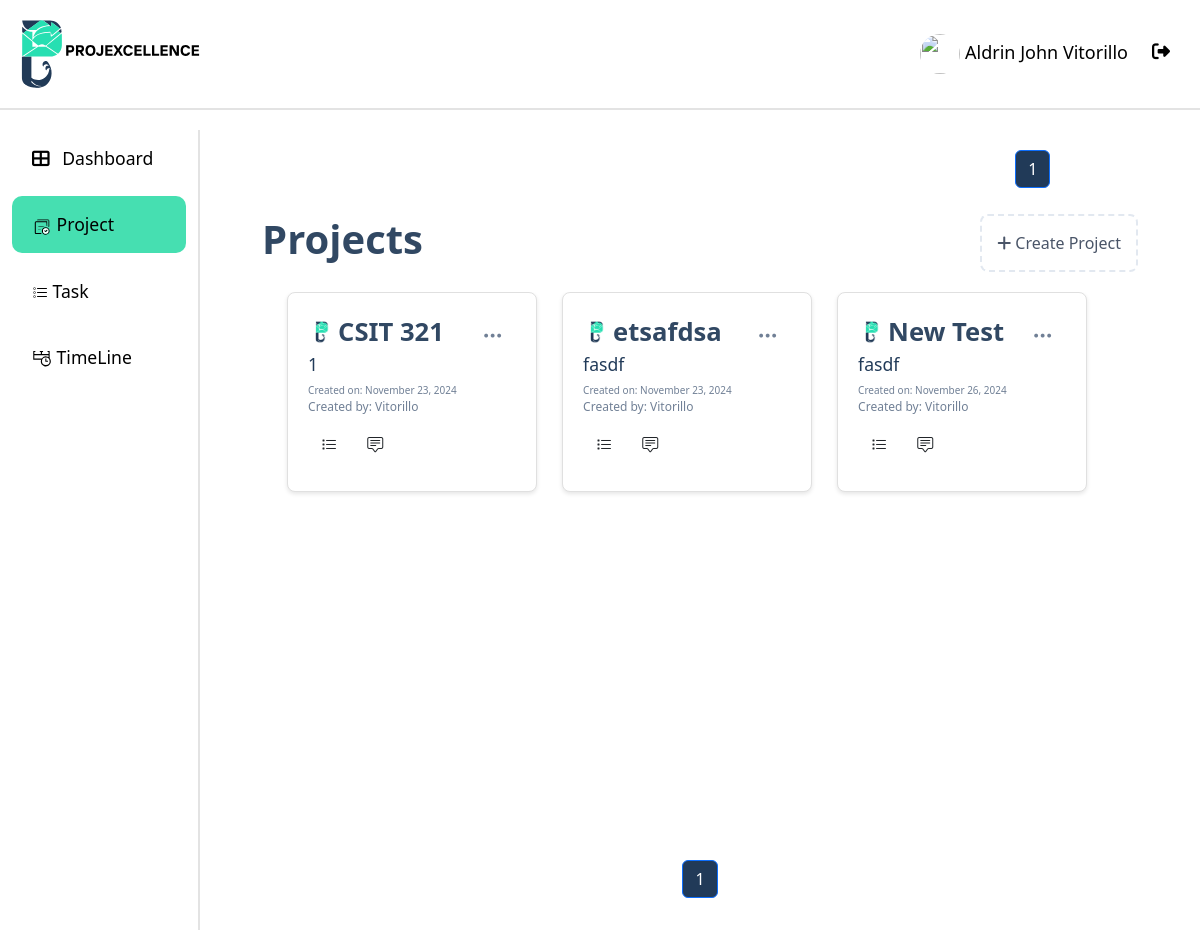
Screenshot of /project/ (signed in) with the database file from the repository.
### api/models.py (models this page shows, shortened)
class User(AbstractUser):
    ROLE_CHOICES = [
        ("ADMIN", "Admin"),
        ("PM", "projectmanger"),
        ("MEMBER", "member"),
    ]
    STATUS_CHOICES = [
        ("APPROVED", "Approved"),
        ("REJECTED", "Rejected"),
        ("PENDING", "Pending"),
    ]
    username = None  # Remove the username field entirely
    email = models.EmailField(_("email address"), unique=True)
    phone_regex = RegexValidator(
        regex=r"^\+?1?\d{9,15}$",
        message="Phone number must be entered in the format: '+999999999'. Up to 15 digits allowed.",
    )
    phone_number = models.CharField(validators=[phone_regex], max_length=17, blank=True)
    role = models.CharField(max_length=10, choices=ROLE_CHOICES, default="EMPLOYEE")
    date_of_hire = models.DateField(blank=True, null=True)
    profile_path = models.ImageField(null=True, blank=True,upload_to='profile/' )
    status = models.CharField(max_length=20, choices=STATUS_CHOICES, default="PENDING")
    groups = models.ManyToManyField(
        "auth.Group",
        verbose_name=_("groups"),
        blank=True,
        related_name="custom_user_set",
        related_query_name="custom_user",
    )
    user_permissions = models.ManyToManyField(
        "auth.Permission",
        verbose_name=_("user permissions"),
        blank=True,
        related_name="custom_user_set",
        related_query_name="custom_user",
    )
    objects = UserManager()
    USERNAME_FIELD = "email"
    REQUIRED_FIELDS = ["first_name", "last_name", "date_of_hire", "password"]

class Project(models.Model):
    project_name = models.CharField(max_length=50)
    description = models.TextField()
    created_by = models.ForeignKey(User, on_delete=models.CASCADE)
    date_created = models.DateTimeField(auto_now_add=True)

### api/views.py (the view)
# urls.py: path("project/", views.project_list, name="project"),
@login_required
def project_list(request):
    projects = Project.objects.filter(models.Q(created_by=request.user) | models.Q(teammembership__user=request.user)).distinct()
    project_filter = ProjectFilter(request.GET, queryset=projects)
    paginator = Paginator(project_filter.qs, 8)  # Paginate the projects, 5 per page
    page_number = request.GET.get("page")
    page_obj = paginator.get_page(page_number)
    edit_project_forms = {project.id: ProjectForm(instance=project) for project in projects}
    context = {
        "page_obj": page_obj,
        "edit_project_forms": edit_project_forms,
        "add_project_form": ProjectForm(),
        "filter": project_filter,
        "projects":projects,
    }
    return render(request, "project.html", context)

### api/templatetags/custom_filters.py (called while the page is built)
@register.filter
def dict_get(d, key):
    return d.get(key)

### api/templates/project.html (shortened to what this page needs)
{% extends "base.html" %}
{% load crispy_forms_tags %}
{% load custom_filters %}
{% load static %}
{% block content %}
<div class="page-container">
 <nav aria-label="Page navigation" class="mt-auto Header_page">
    <ul class="pagination justify-content-center"  style="color: #213A58;">
        {% for num in page_obj.paginator.page_range %}
            {% if page_obj.number == num %}
                <li class="page-item active"><span class="page-link" style="background-color: #213A58; color: white;">{{ num }}</span></li>
            {% elif num > page_obj.number|add:'-3' and num < page_obj.number|add:'3' %}
                <li class="page-item"><a class="page-link" href="?page={{ num }}">{{ num }}</a></li>
            {% endif %}
        {% endfor %}
    </ul>
</nav>
    <div class="content-wrapper">
        <div class="project-top">
            <h1>Projects</h1>
            <div class="add-project" data-bs-toggle="modal" data-bs-target="#addProjectModal">
                <i class="fas fa-plus mr-2"></i> Create Project
            </div>
        </div>
        <div id="projects-list">
            {% for project in page_obj %}
            <div class="project-item" onclick="goToTeam(event, '{% url 'team_list' project.id %}')">
                <div class="project-actions">
                    <div class="dropdown">
                        <button class="btn" type="button" id="dropdownMenuButton" data-bs-toggle="dropdown" aria-expanded="false" onclick="event.stopPropagation()">
                            <i class="bi bi-three-dots" title="Settings"></i>
                        </button>
                      </div>
                    <br>
                </div>
                <div>
                    <div class="project-title">  <img src="{% static 'res/logoPlaceHolder.png' %}" alt="profile pic" class="project-profile">{{ project.project_name }}</div>
                    <div class="project-description">{{ project.description|slice:":15" }}{% if project.description|length > 15 %}...{% endif %}</div>
                    <div class="project-created-date">Created on: {{ project.date_created|date:"F j, Y" }}</div>
                    <div class="project-created-by">Created by: {{ project.created_by.last_name}}</div>
                </div>
                <div class="lower-btn">
                    <button class="btn" type="button" id="dropdownMenuButton" aria-expanded="false" >
                        <a class="view-txt" href="{% url 'task_project' 'Pending' project.id %}"> <i class="bi bi-list-task" title="To Do list"></i></a>
                    </button>
                    <button class="btn" type="button" id="dropdownMenuButton" aria-expanded="false" >
                        <a class="view-txt" href="{% url 'blog_post' project.id %}"><i class="bi bi-chat-square-text"title="Chat Box"></i></a>
                    </button>
                </div>
            </div>
            {% empty %}
                <div class="project-item">
                    <h4 class="text-center">No projects found.<br/><small>Create a project to get started.</small></h4>
                </div>
            {% endfor %}
        </div>
        <nav aria-label="Page navigation" class="mt-auto">
            <ul class="pagination justify-content-center">
                {% for num in page_obj.paginator.page_range %}
                    {% if page_obj.number == num %}
                        <li class="page-item active"><span class="page-link" style="background-color: #213A58; color: white;">{{ num }}</span></li>
                    {% elif num > page_obj.number|add:'-3' and num < page_obj.number|add:'3' %}
                        <li class="page-item"><a class="page-link" href="?page={{ num }}">{{ num }}</a></li>
                    {% endif %}
                {% endfor %}
            </ul>
        </nav>
    </div>
</div>
{% endblock content %}

### api/templates/base.html (shortened to what this page needs)
{% load static %}
<!DOCTYPE html>
<html lang="en">
  <head>
    <link
      href="https://cdn.jsdelivr.net/npm/bootstrap@5.3.0/dist/css/bootstrap.min.css"
      rel="stylesheet"
    />
    <link href="https://cdn.jsdelivr.net/npm/bootstrap-icons/font/bootstrap-icons.css" rel="stylesheet">
    <link
      href="https://cdnjs.cloudflare.com/ajax/libs/font-awesome/6.4.0/css/all.min.css"
      rel="stylesheet"
    />
    <link href="https://cdn.jsdelivr.net/npm/bootstrap@5.3.0/dist/css/bootstrap.min.css" rel="stylesheet">
  </head>
  <body>
    <header>
      <div class="header">
          <img src="{% static '/res/slogo.svg' %}" alt="logo" width="200px">
          <div class="profile" >
            <a class="nav-link {% if request.resolver_match.url_name == 'profile' %}active{% endif %}" href="{% url 'profile' %}">
              {% if request.user.profile_path.url != null  %}
                <img class="avatar" src="{{ request.user.profile_path.url }}" width="40px" height="40px" style="border-radius: 50%;" >
              {%endif%}
              {{ request.user.first_name|capfirst }} {{ request.user.last_name|capfirst }}
            </a>
            <a class="nav-link" href="{% url 'logout' %}" onclick="event.preventDefault(); document.getElementById('logout-form').submit();" style="margin-top: 5px;">
              <i class="fas fa-sign-out-alt me-2"></i>
            </a>
          </div>
      </div>
    </header>
    <div class="container-fluid">
      <div class="row">
        <nav
          id="sidebarMenu"
          class="col-md-3 col-lg-2 d-md-block sidebar collapse"
        >
          <ul class="nav flex-column">
            <li class="nav-item">
              <a class="nav-link {% if request.resolver_match.url_name == 'dashboard' %}active{% endif %}" href="{% url 'dashboard' %}">
                <i class="fas fa-th-large me-2"></i> Dashboard
              </a>
            </li>
            <li class="nav-item">
              <a class="nav-link {% if request.resolver_match.url_name == 'project' %}active{% endif %}" href="{% url 'project' %}">
                <img src="{% static '/res/projectIcon.svg' %}" alt="logo" width="20px">  Project
              </a>
            </li>
            <li class="nav-item">
              <a class="nav-link {% if request.resolver_match.url_name == 'task' %}active{% endif %}" href="{% url 'task' 'Pending' %}">
                 Task
              </a>
            </li>
            <li class="nav-item">
              <a class="nav-link {% if request.resolver_match.url_name == 'timeline' %}active{% endif %}" href="{% url 'timeline' %}">
                <img src="{% static '/res/timelineIcon.svg' %}" alt="logo" width="20px">  TimeLine
              </a>
            </li>
          </ul>
        </nav>
        <main class="col-md-9 ms-sm-auto col-lg-10 px-md-4 main-content">
          {% block content %}{% endblock content %}
        </main>
      </div>
    </div>
  </body>
</html>

### api/templates/base.html (style rules this page uses)
.header { overflow: hidden; background-color: #ffffff; padding: 20px 10px; position: fixed; top: 0; width: 100%; z-index: 1000; margin-bottom: 10px; border-bottom: 2px solid #e3e3e3; height: 110px; display: flex; justify-content: space-between; align-items: center; }
.header a { float: left; color: black; text-align: center; padding: 12px; text-decoration: none; font-size: 18px; line-height: 25px; border-radius: 4px; }
body { margin-top: 130px; background-color: #ffffff; }
.sidebar { background-color: #ffffff; color: black; height: 100vh; overflow-y: auto; position: fixed; top: 100; left: 0; z-index: 1000; border-right: 2px solid #e3e3e3; }
.sidebar .nav-link { color: black; padding: 15px 20px; font-size: 1.1rem; margin-bottom: 10px; }
.sidebar .nav-link.active { background-color: #46DFB1; border-radius: 10px; color: black; }
.main-content { margin-left: 0; padding-top: 20px; }

### api/templates/project.html (style rules this page uses)
.page-container { flex-direction: column; min-height: 100vh; margin-left: 4%; margin-right: 4%; user-select: none; }
.content-wrapper { flex: 1; display: flex; flex-direction: column; margin-top: 4px; width: 100%; min-height: 700px; }
#projects-list { margin-top: 10px; overflow-x: auto; margin-bottom: 40px; height: auto; display: flex; flex-direction: row; flex-wrap: wrap; }
.project-item { background-color: #ffffff; border: 1px solid #e0e0e0; border-radius: 8px; padding: 20px; cursor: pointer; transition: all 0.3s ease; box-shadow: 0 2px 4px rgba(0,0,0,0.1); max-width: calc(20% - 15px); min-width: 250px; flex-grow: 1; max-height: 200px; margin-left: 25px; }
.project-top { display: flex; justify-content: space-between; align-items: center; }
.project-title { font-size: 1.6rem; color: #314863; font-weight: 600; }
.project-description { font-size: 1.1rem; color: #213A58; margin-bottom: 5px; }
.project-profile { width: 25px; height:25px; margin-right: 5px; margin-bottom: 5px; }
.project-created-date { color: #718096; font-size: 10px; }
.project-created-by { color: #718096; font-size: 12px; }
.add-project { color: #4a5568; cursor: pointer; padding: 15px; border: 2px dashed #e2e8f0; border-radius: 8px; display: inline-block; transition: all 0.3s ease; }
.project-actions { float: right; }
.project-actions i { cursor: pointer; color: #718096; transition: color 0.2s ease; font-size: 1.3em; }
#projects-list { margin-top: 20px; overflow-y: auto; flex-grow: 1; }
.Header_page { float: right; margin-right: 10%; color:#213A58; margin-bottom: 10px; }
h1 { font-weight: 700; color: #314863; }
.lower-btn { margin-top: 10px; }
.view-txt { color: inherit; text-decoration: none; }

### rows the page displays
User: user.first_name "Aldrin John", user.last_name "Vitorillo"
Project: project_name "CSIT 321", description "1", date_created "November 23, 2024", created_by.last_name "Vitorillo"
Project: project_name "etsafdsa", description "fasdf", date_created "November 23, 2024", created_by.last_name "Vitorillo"
Project: project_name "New Test", description "fasdf", date_created "November 26, 2024", created_by.last_name "Vitorillo"

### other values shown
{{ num }} "1"
